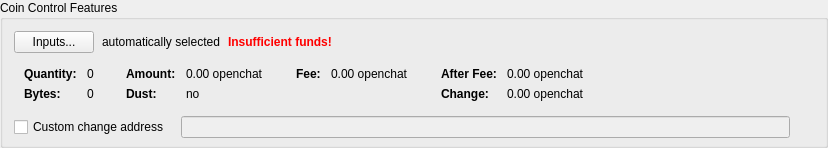
    <widget class="QGroupBox" name="groupBoxCoinControl">
     <property name="title">
      <string>Coin Control Features</string>
     </property>
     <layout class="QVBoxLayout" name="verticalLayout_4">
      <property name="bottomMargin">
       <number>6</number>
      </property>
      <item>
       <layout class="QVBoxLayout" name="verticalLayoutCoinControl" stretch="0,0,0,1">
        <property name="spacing">
         <number>0</number>
        </property>
        <property name="leftMargin">
         <number>0</number>
        </property>
        <property name="topMargin">
         <number>0</number>
        </property>
        <item>
         <layout class="QHBoxLayout" name="horizontalLayoutCoinControl2" stretch="0,0,0,0">
          <property name="spacing">
           <number>8</number>
          </property>
          <property name="bottomMargin">
           <number>10</number>
          </property>
          <item>
           <widget class="QPushButton" name="pushButtonCoinControl">
            <property name="styleSheet">
             <string notr="true"/>
            </property>
            <property name="text">
             <string>Inputs...</string>
            </property>
            <property name="autoDefault">
             <bool>false</bool>
            </property>
           </widget>
          </item>
          <item>
           <widget class="QLabel" name="labelCoinControlAutomaticallySelected">
            <property name="text">
             <string>automatically selected</string>
            </property>
            <property name="margin">
             <number>5</number>
            </property>
           </widget>
          </item>
          <item>
           <widget class="QLabel" name="labelCoinControlInsuffFunds">
            <property name="font">
             <font>
              <weight>75</weight>
              <bold>true</bold>
             </font>
            </property>
            <property name="styleSheet">
             <string notr="true">color:red;font-weight:bold;</string>
            </property>
            <property name="text">
             <string>Insufficient funds!</string>
            </property>
            <property name="margin">
             <number>5</number>
            </property>
           </widget>
          </item>
          <item>
           <spacer name="horizontalSpacerCoinControl">
            <property name="orientation">
             <enum>Qt::Horizontal</enum>
            </property>
            <property name="sizeHint" stdset="0">
             <size>
              <width>40</width>
              <height>1</height>
             </size>
            </property>
           </spacer>
          </item>
         </layout>
        </item>
        <item>
         <widget class="QWidget" name="widgetCoinControl" native="true">
          <property name="sizePolicy">
           <sizepolicy hsizetype="Preferred" vsizetype="Preferred">
            <horstretch>0</horstretch>
            <verstretch>0</verstretch>
           </sizepolicy>
          </property>
          <property name="minimumSize">
           <size>
            <width>0</width>
            <height>0</height>
           </size>
          </property>
          <property name="styleSheet">
           <string notr="true"/>
          </property>
          <layout class="QHBoxLayout" name="horizontalLayoutCoinControl5">
           <property name="leftMargin">
            <number>0</number>
           </property>
           <property name="topMargin">
            <number>0</number>
           </property>
           <property name="rightMargin">
            <number>0</number>
           </property>
           <property name="bottomMargin">
            <number>0</number>
           </property>
           <item>
            <layout class="QHBoxLayout" name="horizontalLayoutCoinControl3" stretch="0,0,0,1">
             <property name="spacing">
              <number>20</number>
             </property>
             <property name="topMargin">
              <number>0</number>
             </property>
             <property name="bottomMargin">
              <number>10</number>
             </property>
             <item>
              <layout class="QFormLayout" name="formLayoutCoinControl1">
               <property name="horizontalSpacing">
                <number>10</number>
               </property>
               <property name="verticalSpacing">
                <number>6</number>
               </property>
               <property name="leftMargin">
                <number>10</number>
               </property>
               <property name="topMargin">
                <number>4</number>
               </property>
               <property name="rightMargin">
                <number>6</number>
               </property>
               <item row="0" column="0">
                <widget class="QLabel" name="labelCoinControlQuantityText">
                 <property name="font">
                  <font>
                   <weight>75</weight>
                   <bold>true</bold>
                  </font>
                 </property>
                 <property name="text">
                  <string>Quantity:</string>
                 </property>
                 <property name="margin">
                  <number>0</number>
                 </property>
                </widget>
               </item>
               <item row="0" column="1">
                <widget class="QLabel" name="labelCoinControlQuantity">
                 <property name="cursor">
                  <cursorShape>IBeamCursor</cursorShape>
                 </property>
                 <property name="contextMenuPolicy">
                  <enum>Qt::ActionsContextMenu</enum>
                 </property>
                 <property name="text">
                  <string notr="true">0</string>
                 </property>
                 <property name="margin">
                  <number>0</number>
                 </property>
                 <property name="textInteractionFlags">
                  <set>Qt::LinksAccessibleByMouse|Qt::TextSelectableByKeyboard|Qt::TextSelectableByMouse</set>
                 </property>
                </widget>
               </item>
               <item row="1" column="0">
                <widget class="QLabel" name="labelCoinControlBytesText">
                 <property name="font">
                  <font>
                   <weight>75</weight>
                   <bold>true</bold>
                  </font>
                 </property>
                 <property name="text">
                  <string>Bytes:</string>
                 </property>
                </widget>
               </item>
               <item row="1" column="1">
                <widget class="QLabel" name="labelCoinControlBytes">
                 <property name="cursor">
                  <cursorShape>IBeamCursor</cursorShape>
                 </property>
                 <property name="contextMenuPolicy">
                  <enum>Qt::ActionsContextMenu</enum>
                 </property>
                 <property name="text">
                  <string notr="true">0</string>
                 </property>
                 <property name="textInteractionFlags">
                  <set>Qt::LinksAccessibleByMouse|Qt::TextSelectableByKeyboard|Qt::TextSelectableByMouse</set>
                 </property>
                </widget>
               </item>
              </layout>
             </item>
             <item>
              <layout class="QFormLayout" name="formLayoutCoinControl2">
               <property name="horizontalSpacing">
                <number>10</number>
               </property>
               <property name="verticalSpacing">
                <number>6</number>
               </property>
               <property name="leftMargin">
                <number>6</number>
               </property>
               <property name="topMargin">
                <number>4</number>
               </property>
               <property name="rightMargin">
                <number>6</number>
               </property>
               <item row="0" column="0">
                <widget class="QLabel" name="labelCoinControlAmountText">
                 <property name="font">
                  <font>
                   <weight>75</weight>
                   <bold>true</bold>
                  </font>
                 </property>
                 <property name="text">
                  <string>Amount:</string>
                 </property>
                 <property name="margin">
                  <number>0</number>
                 </property>
                </widget>
               </item>
               <item row="0" column="1">
                <widget class="QLabel" name="labelCoinControlAmount">
                 <property name="cursor">
                  <cursorShape>IBeamCursor</cursorShape>
                 </property>
                 <property name="contextMenuPolicy">
                  <enum>Qt::ActionsContextMenu</enum>
                 </property>
                 <property name="text">
                  <string notr="true">0.00 openchat</string>
                 </property>
                 <property name="textInteractionFlags">
                  <set>Qt::LinksAccessibleByMouse|Qt::TextSelectableByKeyboard|Qt::TextSelectableByMouse</set>
                 </property>
                </widget>
               </item>
               <item row="1" column="0">
                <widget class="QLabel" name="labelCoinControlLowOutputText">
                 <property name="font">
                  <font>
                   <weight>75</weight>
                   <bold>true</bold>
                  </font>
                 </property>
                 <property name="text">
                  <string>Dust:</string>
                 </property>
                </widget>
               </item>
               <item row="1" column="1">
                <widget class="QLabel" name="labelCoinControlLowOutput">
                 <property name="cursor">
                  <cursorShape>IBeamCursor</cursorShape>
                 </property>
                 <property name="contextMenuPolicy">
                  <enum>Qt::ActionsContextMenu</enum>
                 </property>
                 <property name="text">
                  <string notr="true">no</string>
                 </property>
                 <property name="textInteractionFlags">
                  <set>Qt::LinksAccessibleByMouse|Qt::TextSelectableByKeyboard|Qt::TextSelectableByMouse</set>
                 </property>
                </widget>
               </item>
              </layout>
             </item>
             <item>
              <layout class="QFormLayout" name="formLayoutCoinControl3">
               <property name="horizontalSpacing">
                <number>10</number>
               </property>
               <property name="verticalSpacing">
                <number>6</number>
               </property>
               <property name="leftMargin">
                <number>6</number>
               </property>
               <property name="topMargin">
                <number>4</number>
               </property>
               <property name="rightMargin">
                <number>6</number>
               </property>
               <item row="0" column="0">
                <widget class="QLabel" name="labelCoinControlFeeText">
                 <property name="font">
                  <font>
                   <weight>75</weight>
                   <bold>true</bold>
                  </font>
                 </property>
                 <property name="text">
                  <string>Fee:</string>
                 </property>
                 <property name="margin">
                  <number>0</number>
                 </property>
                </widget>
               </item>
               <item row="0" column="1">
                <widget class="QLabel" name="labelCoinControlFee">
                 <property name="cursor">
                  <cursorShape>IBeamCursor</cursorShape>
                 </property>
                 <property name="contextMenuPolicy">
                  <enum>Qt::ActionsContextMenu</enum>
                 </property>
                 <property name="text">
                  <string notr="true">0.00 openchat</string>
                 </property>
                 <property name="textInteractionFlags">
                  <set>Qt::LinksAccessibleByMouse|Qt::TextSelectableByKeyboard|Qt::TextSelectableByMouse</set>
                 </property>
                </widget>
               </item>
              </layout>
             </item>
             <item>
              <layout class="QFormLayout" name="formLayoutCoinControl4">
               <property name="horizontalSpacing">
                <number>10</number>
               </property>
               <property name="verticalSpacing">
                <number>6</number>
               </property>
               <property name="leftMargin">
                <number>6</number>
               </property>
               <property name="topMargin">
                <number>4</number>
               </property>
               <property name="rightMargin">
                <number>6</number>
               </property>
               <item row="0" column="0">
                <widget class="QLabel" name="labelCoinControlAfterFeeText">
                 <property name="font">
                  <font>
                   <weight>75</weight>
                   <bold>true</bold>
                  </font>
                 </property>
                 <property name="text">
                  <string>After Fee:</string>
                 </property>
                 <property name="margin">
                  <number>0</number>
                 </property>
                </widget>
               </item>
               <item row="0" column="1">
                <widget class="QLabel" name="labelCoinControlAfterFee">
                 <property name="cursor">
                  <cursorShape>IBeamCursor</cursorShape>
                 </property>
                 <property name="contextMenuPolicy">
                  <enum>Qt::ActionsContextMenu</enum>
                 </property>
                 <property name="text">
                  <string notr="true">0.00 openchat</string>
                 </property>
                 <property name="textInteractionFlags">
                  <set>Qt::LinksAccessibleByMouse|Qt::TextSelectableByKeyboard|Qt::TextSelectableByMouse</set>
                 </property>
                </widget>
               </item>
               <item row="1" column="0">
                <widget class="QLabel" name="labelCoinControlChangeText">
                 <property name="font">
                  <font>
                   <weight>75</weight>
                   <bold>true</bold>
                  </font>
                 </property>
                 <property name="text">
                  <string>Change:</string>
                 </property>
                </widget>
               </item>
               <item row="1" column="1">
                <widget class="QLabel" name="labelCoinControlChange">
                 <property name="cursor">
                  <cursorShape>IBeamCursor</cursorShape>
                 </property>
                 <property name="contextMenuPolicy">
                  <enum>Qt::ActionsContextMenu</enum>
                 </property>
                 <property name="text">
                  <string notr="true">0.00 openchat</string>
                 </property>
                 <property name="textInteractionFlags">
                  <set>Qt::LinksAccessibleByMouse|Qt::TextSelectableByKeyboard|Qt::TextSelectableByMouse</set>
                 </property>
                </widget>
               </item>
              </layout>
             </item>
            </layout>
           </item>
          </layout>
         </widget>
        </item>
        <item>
         <layout class="QHBoxLayout" name="horizontalLayoutCoinControl4" stretch="0,0,0">
          <property name="spacing">
           <number>12</number>
          </property>
          <property name="sizeConstraint">
           <enum>QLayout::SetDefaultConstraint</enum>
          </property>
          <property name="topMargin">
           <number>5</number>
          </property>
          <property name="rightMargin">
           <number>5</number>
          </property>
          <item>
           <widget class="QCheckBox" name="checkBoxCoinControlChange">
            <property name="toolTip">
             <string>If this is activated, but the change address is empty or invalid, change will be sent to a newly generated address.</string>
            </property>
            <property name="text">
             <string>Custom change address</string>
            </property>
           </widget>
          </item>
          <item>
           <widget class="QValidatedLineEdit" name="lineEditCoinControlChange">
            <property name="enabled">
             <bool>false</bool>
            </property>
            <property name="sizePolicy">
             <sizepolicy hsizetype="Expanding" vsizetype="Fixed">
              <horstretch>0</horstretch>
              <verstretch>0</verstretch>
             </sizepolicy>
            </property>
           </widget>
          </item>
          <item>
           <widget class="QLabel" name="labelCoinControlChangeLabel">
            <property name="sizePolicy">
             <sizepolicy hsizetype="Preferred" vsizetype="Expanding">
              <horstretch>0</horstretch>
              <verstretch>0</verstretch>
             </sizepolicy>
            </property>
            <property name="minimumSize">
             <size>
              <width>0</width>
              <height>0</height>
             </size>
            </property>
            <property name="text">
             <string/>
            </property>
            <property name="margin">
             <number>3</number>
            </property>
           </widget>
          </item>
         </layout>
        </item>
        <item>
         <spacer name="verticalSpacerCoinControl">
          <property name="orientation">
           <enum>Qt::Vertical</enum>
          </property>
          <property name="sizeHint" stdset="0">
           <size>
            <width>800</width>
            <height>1</height>
           </size>
          </property>
         </spacer>
        </item>
       </layout>
      </item>
     </layout>
    </widget>
